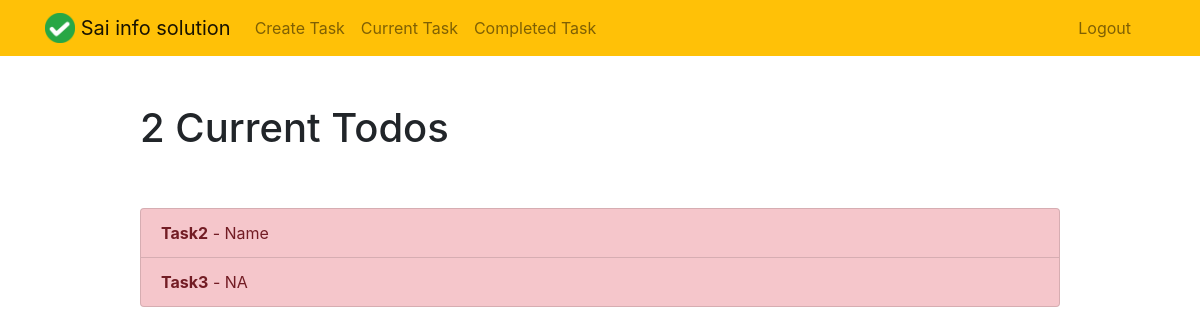
/current/ (signed in), run on the app's committed database.
### todo/models.py (models this page shows, shortened)
class Todo(models.Model):
    title = models.CharField(max_length=100)
    memo = models.TextField(blank=True)
    created = models.DateTimeField(auto_now_add=True)
    datecompleted = models.DateTimeField(null=True, blank=True)
    important = models.BooleanField(default=False)
    user = models.ForeignKey(User, on_delete=models.CASCADE)

### todo/views.py (the view)
# urls.py: path('current/', views.currenttodos, name='currenttodos'),
@login_required
def currenttodos(request):
    todos = Todo.objects.filter(user=request.user, datecompleted__isnull=True)
    return render(request, 'todo/currenttodos.html', {'todos':todos})

### todo/templates/todo/currenttodos.html
{% extends "todo/base.html" %}
{% block content %}
    <div class="row justify-content-center mt-5">
        <div class="col-md-10">
            {% if todos %}
                 <h1>{{ todos.count }} Current Todo{{ todos.count|pluralize }}</h1>
            {% else %}
                           <h1>Current Task</h1>
            {% endif %}
        </div>
    </div>
    <div class="row justify-content-center mt-5">
        <div class="col-md-10">
        {% if todos %}
            <div class="list-group">
                {% for todo in todos %}
                    <a href="{% url 'viewtodo' todo.id %}" class="list-group-item list-group-item-action{% if todo.important %} list-group-item-danger{% endif %}"><b>{{ todo.title }}</b>{% if todo.memo %} - {{ todo.memo|truncatechars:30 }}{% endif %}</a>
                {% endfor %}
            </div>
        {% else %}
            <div class="text-center">
                <h2>Looks like you don't have any tasks! Nice work.</h2>
            <br>
            <a role="button" class="btn btn-primary" href="{% url 'createtodo' %}">New Task</a>
            </div>
        {% endif %}
        </div>
    </div>
{% endblock %}

### data on the page
Todo: title "Task2", memo "Name"
Todo: title "Task3", memo "NA"

### other printed values
{{ todos.count }} "2"
